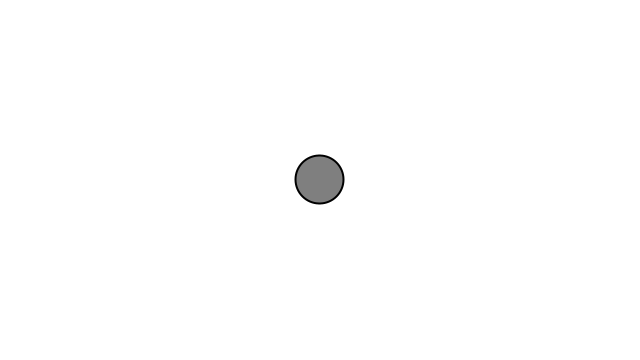
Frame 1 (no input)
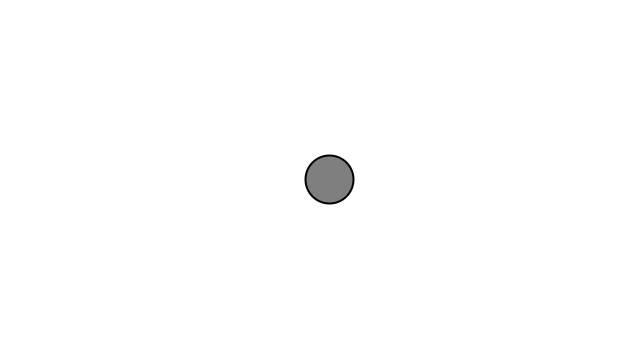
Frame 60 (the mouse pressed at the canvas centre just before this capture)
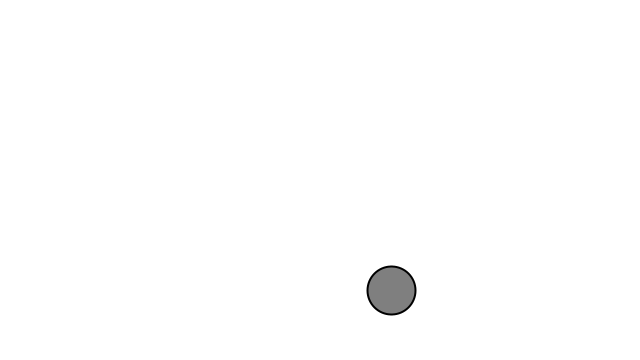
Frame 120 (the mouse held since frame 60 and released just before this capture)

The Processing sketch that drew these frames (run headless with seeded random() and noise(); from frame 60 on, the mouse is pressed at the canvas centre):

// Processing sketch: sketch_170112
// ── sketch_170112.pde
Mover m;

void setup(){
 size(640,360); 
 
 m = new Mover();
}

void draw(){
 background(255);
 
 m.update();
 m.checkEdges();
 m.display();
}

class Mover {
 
 PVector position;
 PVector velocity;
 PVector acceleration;
 float topspeed;
 float velNoise;
 float noiseVal;
 
 Mover(){
  position = new PVector(width/2, height/2);
  velocity = new PVector(0,0);
  topspeed = 6;
 }
 
 void update(){
  velNoise = random(10);
  noiseVal = noise(velNoise);
  acceleration = PVector.random2D(); 
  acceleration.mult(noiseVal); 
   
  velocity.add(acceleration);
  velocity.limit(topspeed);
  position.add(velocity);
 }
 
 void display(){
  stroke(0);
  strokeWeight(2);
  fill(127);
  ellipse(position.x, position.y, 48, 48);
 } 
 
 void checkEdges(){
  
  if(position.x > width){
   position.x = 0; 
  } else if(position.x < 0){
   position.x = width; 
  }
  
  if(position.y > height){
   position.y = 0; 
  } else if(position.y < 0){
   position.y = height; 
  }
 }

 
}
